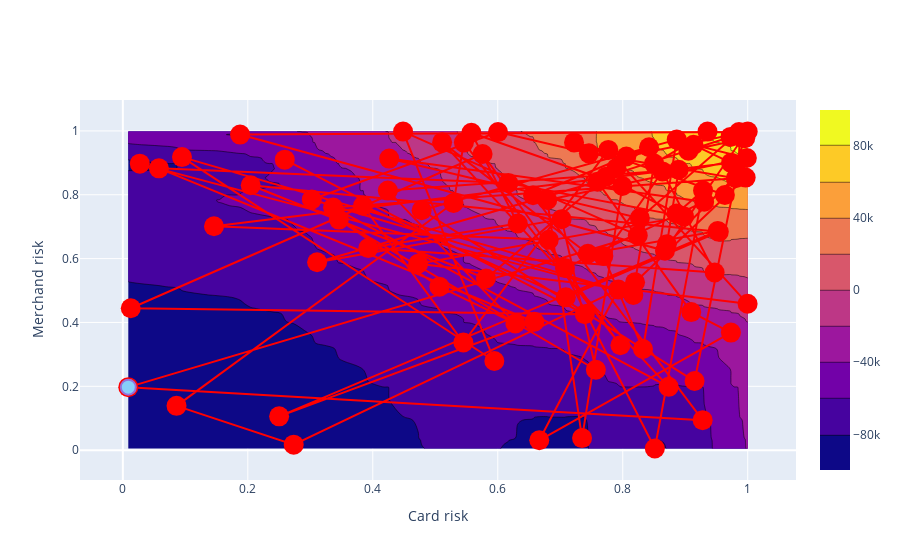

Here is the notebook cell this chart was saved with:
### Code cell
import plotly.graph_objects as go
fig = go.Figure()

fig.add_trace(
    go.Contour(
        z=tpe_results['business_result'],
        x=tpe_results['x1'], # horizontal axis
        y=tpe_results['x2'] # vertical axis
    )
)

fig.add_trace(
    go.Scatter(
        x=tpe_results['x1'], 
        y=tpe_results['x2'], 
        mode='lines+markers',
        marker=dict(
            color='red',
            size=20,
        ),
        showlegend=False,
    )
)

searchval = min(tpe_results['business_result'].tolist())
min_index = np.where(np.array(tpe_results['business_result'].tolist()) == searchval)[0]
print(min_index)
fig.add_trace(
    go.Scatter(
        x=[tpe_results['x1'][index] for index in min_index], 
        y=[tpe_results['x2'][index] for index in min_index], 
        mode='markers',
        marker=dict(
            color='LightSkyBlue',
            size=15,
            line=dict(
                color='MediumPurple',
                width=2
            )
        ),
        showlegend=False,
    )
)

#fig.update_traces(contours_coloring='fill')
fig.update_xaxes(title_text='Card risk')
fig.update_yaxes(title_text='Merchand risk')
fig.update_layout(
  height=800,
)
fig.show()
